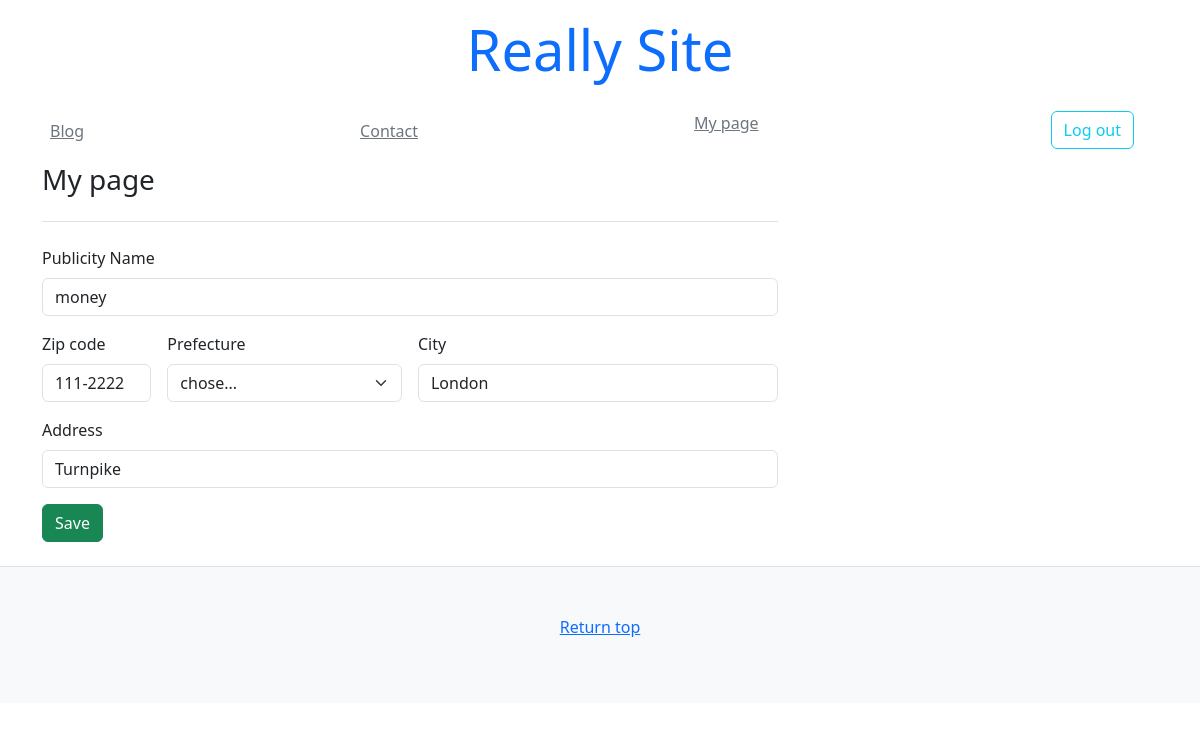
The app's page /mypage/ (signed in) with its own data.
### mysite/models/account_models.py (models this page shows, shortened)
class User(AbstractBaseUser):
    email = models.EmailField(
        max_length = 255,
        unique = True,
    )
    is_active = models.BooleanField(default=True)
    is_admin = models.BooleanField(default=False)
    objects = UserManager()
    USERNAME_FIELD = "email"
    REQUIRED_FIELDS = []

### mysite/models/profile_models.py (models this page shows)
class Profile(models.Model):
    user = models.OneToOneField(get_user_model(), unique=True, on_delete=models.CASCADE, primary_key=True)
    username = models.CharField(default="nemo", max_length=255)
    zipcode = models.CharField(default="", max_length=8)
    prefecture = models.CharField(default="", max_length=50)
    city = models.CharField(default="", max_length=50)
    address = models.CharField(default="", max_length=100)

### mysite/views.py (the view, shortened to what this page needs)
# urls.py: path('mypage/', views.mypage),
@login_required
def mypage(request):
    context = {}
    return render(request, "mysite/mypage.html", context)

### templates/mysite/mypage.html (shortened to what this page needs)
{% extends 'mysite/base.html' %}
{% block content %}
<main class="container">
    <div class="row">
        <div class="col-md-8">
            <h3 class="pb-4 mb-4 font-italic border-bottom">My page</h3>
            <form class="row g-3" action="" method="POST">
                <div class="col-12">
                    <label class="form-label">Publicity Name</label>
                    <input type="text" class="form-control" id="id_username" name="username" placeholder="John" value="{{ user.profile.username }}">
                </div>
                <div class="col-md-2">
                    <label class="form-label">Zip code</label>
                    <input type="text" class="form-control" id="id_zip" name="zipcode" value="{{ user.profile.zipcode}}">
                </div>
                <div class="col-md-4">
                    <label class="form-label">Prefecture</label>
                    <select name="prefecture" id="id_prefecture" class="form-select">
                        <option selected>chose...</option>
                    </select>
                </div>
                <div class="col-md-6">
                    <label class="form-label">City</label>
                    <input type="text" class="form-control" id="id_city" name="city" placeholder="" value="{{ user.profile.city }}">
                </div>
                <div class="col-12">
                    <label class="form-label">Address</label>
                    <input type="text" class="form-control" id="id_address" name="address" placeholder="" value="{{ user.profile.address }}">
                </div>
                <div class="col-12">
                    <button class="btn btn-success" type="submit">Save</button>
                </div>
            </form>
        </div>
    </div>
</main>
{% endblock content %}

### records on screen
User: username "money", zipcode "111-2222", city "London", address "Turnpike"
